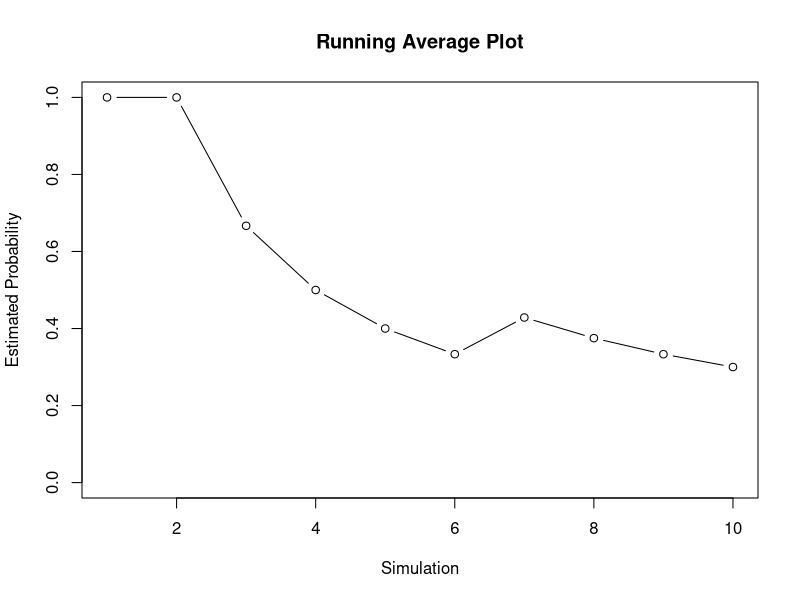
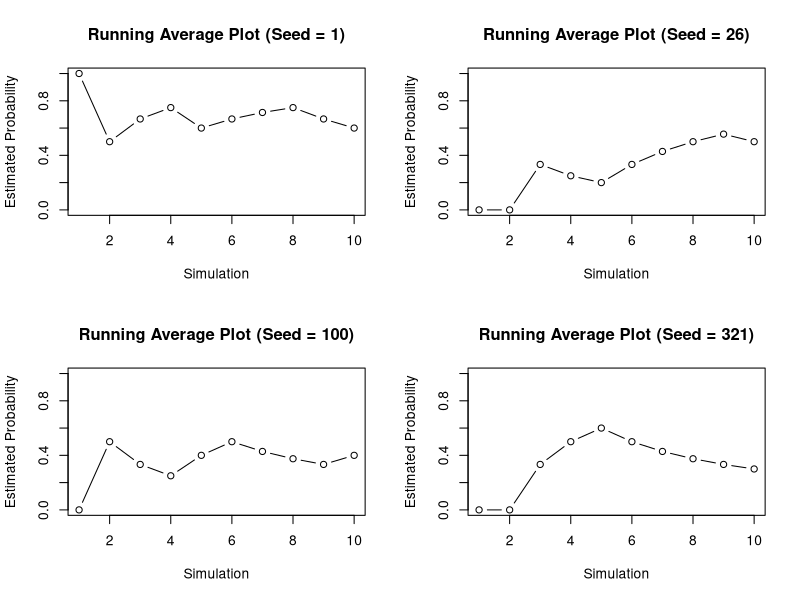
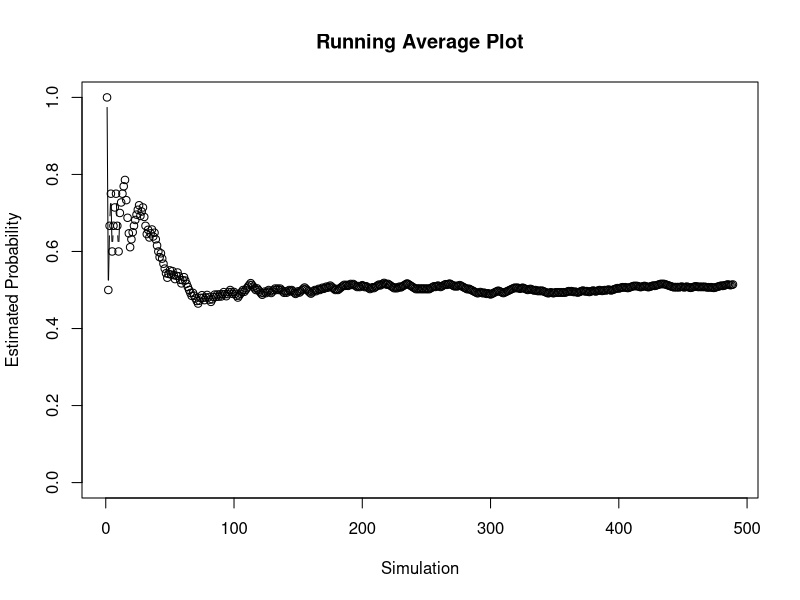
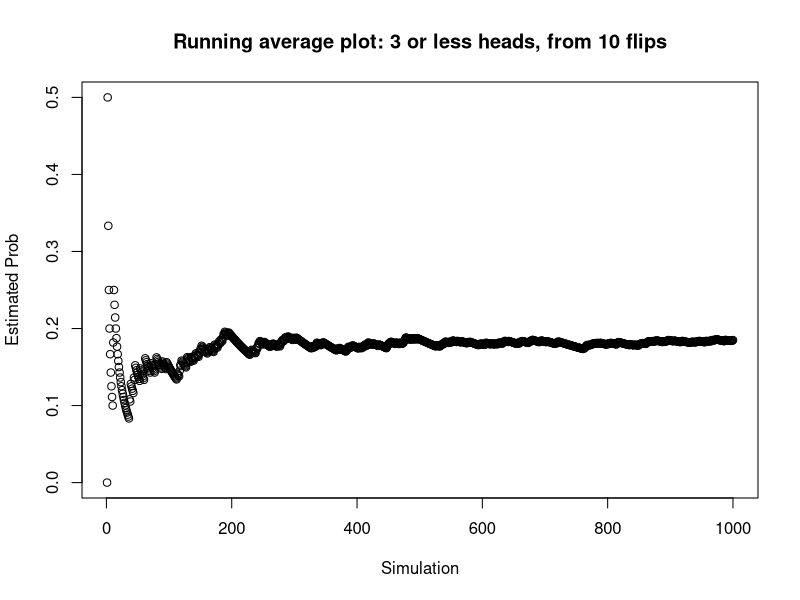
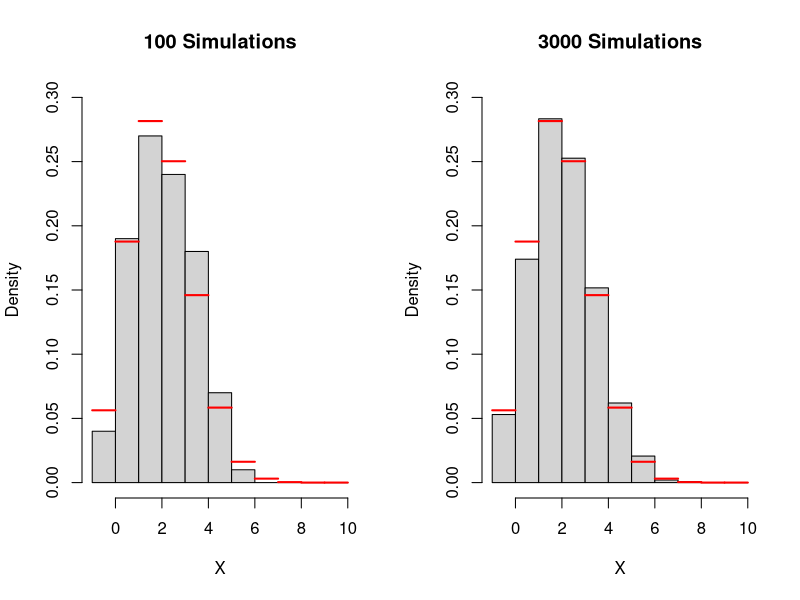
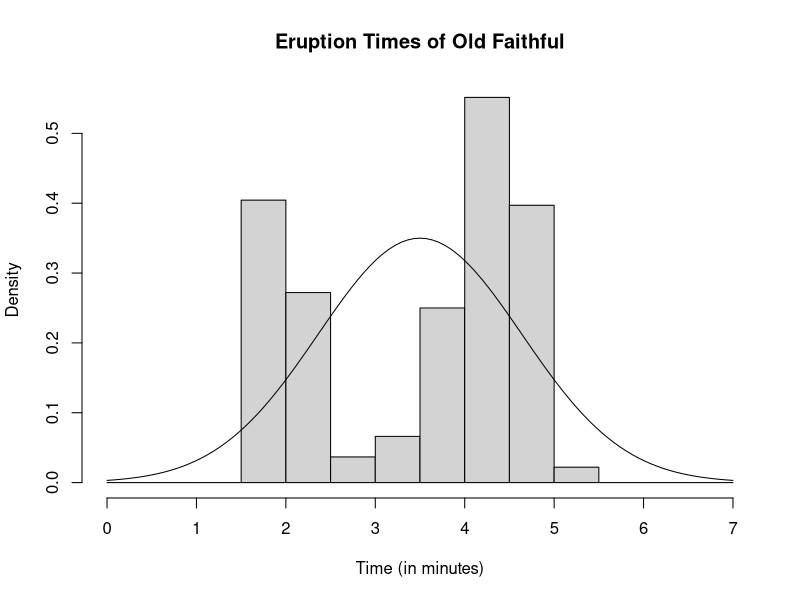
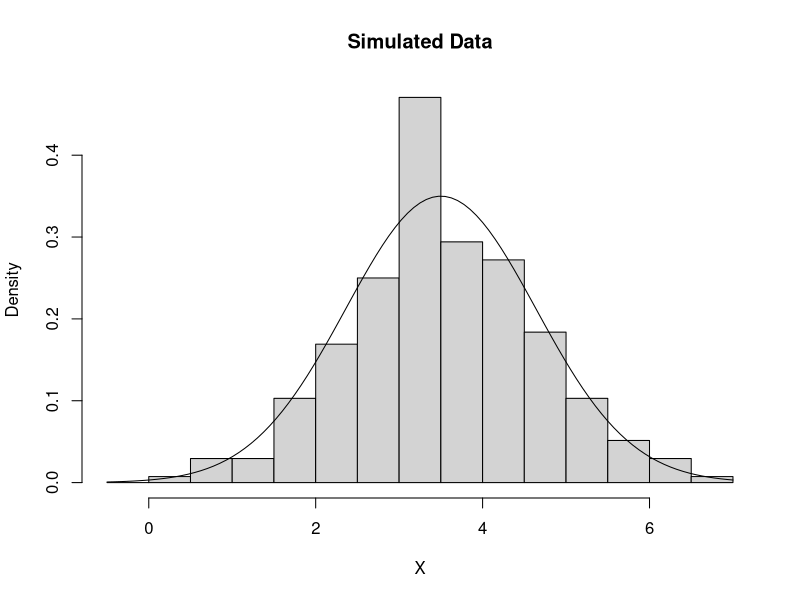
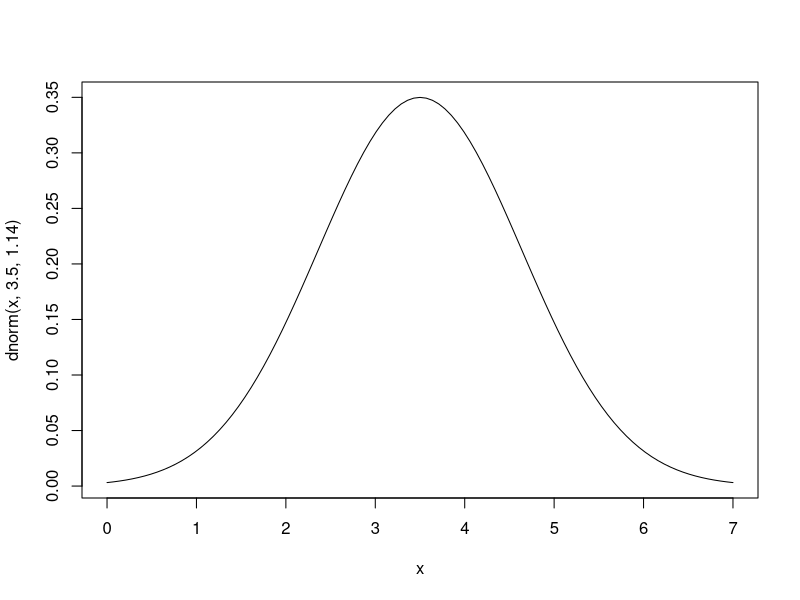

These figures' R source, in order:
## ---- chunk 1
NumHeads <- c(1, 1, 0, 0, 0, 0, 1, 0, 0, 0)
CumHeads <- cumsum(NumHeads)
EstHeads <- CumHeads/1:length(NumHeads)

results <- data.frame(NumHeads, CumHeads, EstHeads)
results
## ---- chunk 2
plot(1:length(NumHeads), results$EstHeads, 
     main = "Running Average Plot", 
     xlab = "Simulation", 
     ylab = "Estimated Probability", 
     type = "b", 
     ylim = c(0, 1))
## ---- chunk 3

par(mfrow= c(2, 2))

set.seed(1)
NumHeads <- sample(c(1,0), 10, replace = T) 
CumHeads <- cumsum(NumHeads)
EstHeads <- CumHeads/1:length(NumHeads)

plot(1:length(NumHeads), EstHeads , 
     main = "Running Average Plot (Seed = 1)", 
     xlab = "Simulation", 
     ylab = "Estimated Probability", 
     type = "b", 
     ylim = c(0, 1))


set.seed(26)
NumHeads <- sample(c(1,0), 10, replace = T) 
CumHeads <- cumsum(NumHeads)
EstHeads <- CumHeads/1:length(NumHeads)

plot(1:length(NumHeads), EstHeads , 
     main = "Running Average Plot (Seed = 26)", 
     xlab = "Simulation", 
     ylab = "Estimated Probability", 
     type = "b", 
     ylim = c(0, 1))


set.seed(100)
NumHeads <- sample(c(1,0), 10, replace = T) 
CumHeads <- cumsum(NumHeads)
EstHeads <- CumHeads/1:length(NumHeads)

plot(1:length(NumHeads), EstHeads , 
     main = "Running Average Plot (Seed = 100)", 
     xlab = "Simulation", 
     ylab = "Estimated Probability", 
     type = "b", 
     ylim = c(0, 1))


set.seed(321)
NumHeads <- sample(c(1,0), 10, replace = T) 
CumHeads <- cumsum(NumHeads)
EstHeads <- CumHeads/1:length(NumHeads)

plot(1:length(NumHeads), EstHeads , 
     main = "Running Average Plot (Seed = 321)", 
     xlab = "Simulation", 
     ylab = "Estimated Probability", 
     type = "b", 
     ylim = c(0, 1))
par(mfrow= c(1, 1))
## ---- chunk 4
# Initialize results with 10 simulations 
set.seed(1)
NumHeads <- sample(c(1,0), 10, replace = T) 
CumHeads <- cumsum(NumHeads)
EstHeads <- CumHeads/1:length(NumHeads)
results <- data.frame(NumHeads, CumHeads, EstHeads)
i <- nrow(results)

# Make a while loop that stops once estimate stablizes 
while(abs(results$EstHeads[i] - results$EstHeads[i-1])> 0.001){
  new_sim <- sample(c(1,0), 1, replace = T) 
  new_cum_sum <- sum(results$NumHeads, new_sim)
  new_est_prob <- new_cum_sum/i
  new_row <- c(new_sim, new_cum_sum, new_est_prob)
  
  results <- rbind(results, new_row) 
  
  i <- i + 1

  # Safety precaution to prevent loop running forever
  if(i >10000){
      break
  }
}

tail(results)
## ---- chunk 5
plot(1:nrow(results), results$EstHeads, 
     main = "Running Average Plot", 
     xlab = "Simulation", 
     ylab = "Estimated Probability", 
     type = "b", 
     ylim = c(0, 1))
## ---- chunk 6
heads_to_check <- function(less_than_value){
  flip_results <- sample(c("Heads", "Tails"), 10, replace = T)
  index_heads <- which(flip_results== "Heads")
  num_heads <- length(index_heads)
  
  if(num_heads<=less_than_value){
    heads_less_than_value <- 1
  } else {
    heads_less_than_value <- 0
  }
  
  return(heads_less_than_value)
}
## ---- chunk 7
heads_to_check(3)
heads_to_check(3)
heads_to_check(3)
## ---- chunk 8
# Calling this function 1000 times is easier with replicate()
set.seed(26)
results <- replicate(1000, heads_to_check(3))

# Store Data
results <- data.frame(results, cum_sum = cumsum(results))
results$est_prob <- results$cum_sum/1:nrow(results)

head(results)

# Make running average plot
plot(1:nrow(results), results$est_prob, 
     ylab = "Estimated Prob", 
     xlab = "Simulation", 
     main = "Running average plot: 3 or less heads, from 10 flips")

## ---- chunk 9
# Generate a single normal random variable with mean 0 and standard deviation 1
rnorm(1)


# Generate 20 normal random variables with mean 0 and standard deviation 1
rnorm(20)
## ---- chunk 10
# Normal random variable with mean 10, and standard deviation 0.5 
rnorm(1, mean = 10, sd = 0.5)

# Normal random variable with mean 10, and standard deviation 0.5 
rnorm(20, mean = 10, sd = 0.5)
## ---- chunk 11
# Relative probability of observing the value 0.25
# for a normal random variable with mean 0 and standard devation 1
dnorm(0.25)

# Relative probability of observing the value 0.25, -0.5, 2
# for a normal random variable with mean 0 and standard devation 1
dnorm(c(0.25, -0.5, 2))
## ---- chunk 12

par(mfrow = c(1, 2))
set.seed(62)
num_sims <- 100
parameter_n <- 10
parameter_p <- 0.25

results <- rbinom(num_sims, parameter_n,  parameter_p)
hist(results, breaks = -1:(parameter_n), main = "100 Simulations", xlab = "X", freq = F,ylim = c(0, .30))

# True probability denoted   
for(i in 0:parameter_n){
    lines(c(i-1, i), 
          c(dbinom(i, parameter_n, parameter_p),
            dbinom(i, parameter_n, parameter_p)), col = "red", lwd = 2)
}


set.seed(62)
num_sims <- 3000
parameter_n <- 10
parameter_p <- 0.25

results <- rbinom(num_sims, parameter_n,  parameter_p)
hist(results, breaks = -1:(parameter_n), main = "3000 Simulations", xlab = "X", freq = F, 
     ylim = c(0, .30))

# True probability denoted   
# True probability denoted   
for(i in 0:parameter_n){
    lines(c(i-1, i), 
          c(dbinom(i, parameter_n, parameter_p),
            dbinom(i, parameter_n, parameter_p)), col = "red", lwd = 2)
}

par(mfrow = c(1, 1))
## ---- chunk 13
sample(c("Heads", "Tails"), size=1 , prob = c(0.5, 0.5))
## ---- chunk 14
sample(c("Heads", "Tails"), size=10 , prob = c(0.5, 0.5), replace = TRUE)
## ---- chunk 15
set.seed(1)
sample(c("Heads", "Tails"), size=10 , prob = c(0.5, 0.5), replace = TRUE)
## ---- chunk 16
set.seed(1)
sample(c("Heads", "Tails"), size=10 , prob = c(0.1, 0.90), replace = TRUE)
## ---- chunk 17
hist(faithful$eruptions, 
     main = "Eruption Times of Old Faithful", 
     xlab = "Time (in minutes)", 
     breaks = seq(0, 7, by = .5), 
     freq = FALSE)

curve(dnorm(x, 3.5, 1.14), add = TRUE)
## ---- chunk 18
gen_data <- rnorm(272, mean = 3.5, sd = 1.14)

hist(gen_data, 
     main = "Simulated Data", 
     xlab = "X", 
     breaks = seq(-0.5, 7, by = .5), 
     freq = FALSE)

curve(dnorm(x, 3.5, 1.14), add = TRUE)
## ---- chunk 19
curve(dnorm(x, 3.5, 1.14), 0, 7, add = FALSE)
## ---- chunk 20
my_fun <- function(x){
        y = x^2 + 2*x - 3
        return(y)
}

curve(my_fun(x), -10, 10)
## ---- chunk 21
# Simulate a sample of 50 observations that are uniformly distributed 
gen_unif_mean = function(the_min, the_max){
        gen_data = runif(50, the_min, the_max)
        the_mean = mean(gen_data)
        the_parameters = c(the_min, the_max)
        results = list(the_mean, the_parameters)
        names(results) = c("mean", "parameters")
        return(results)
}

# Simulate 10000 samples, each of size 50, where the minumum value is -5
# And the maximum value is 5
set.seed(123)
sim_means <- replicate(10000, gen_unif_mean(the_min = -5, the_max=5)$mean)


# histogram of results
hist(sim_means, freq = FALSE)
## ---- chunk 22

# histogram of results
hist(sim_means, freq = FALSE)

# Add normal curve according to FTS
curve(dnorm(x, mean = 0, sd = 0.41), add = TRUE)
